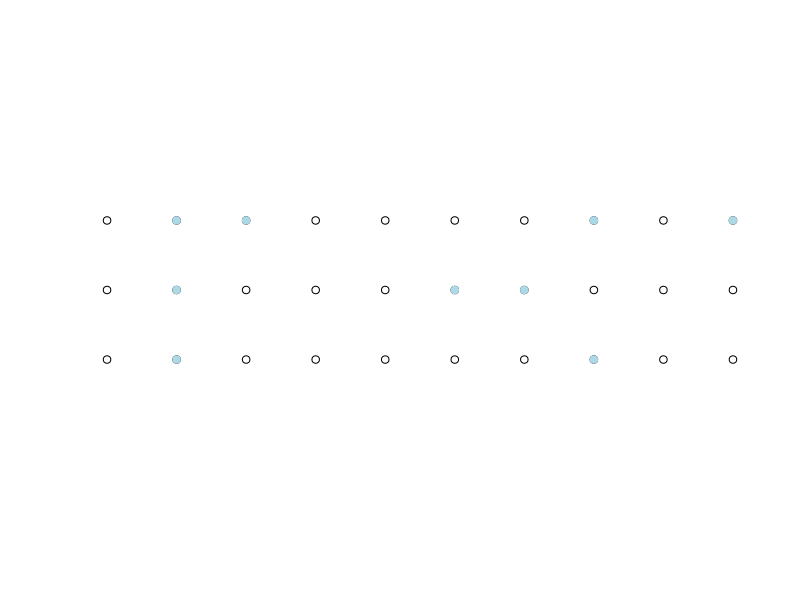

Source code (R): (Note: this script raises an error after producing the figure.)
## ---- chunk 1

norain <- cbind(rep(1:10,3), rep(1:3, each=10))  # start with a 10 x 3 grid of points
rainworlds <- norain[sample(1:nrow(norain), 9),]  # choose (sample) nine at random, using the sample() function in R
plot(norain, xlab="", ylab="", ylim = c(1,3), axes = FALSE, asp = 1) # plot the points
points(rainworlds, pch=19, col="lightblue") # color in the nine
## ---- chunk 2
include_graphics("images/YYHLTLScreenshot1.png")
## ---- chunk 3
include_url("https://flowingdata.com/projects/2015/life/")
## ---- chunk 4
include_app("https://flowingdata.com/projects/2015/life/")
## ---- chunk 5
bins <- c("0 to 9", "10 to 19", "20 to 29", "30 to 39", "40 to 49", "50 or more")
counts <- c(1,1,3,3,13,72)
kable(data.frame(bin=bins, counts=counts), booktabs=TRUE) %>%  kable_styling(bootstrap_options = "striped", full_width = F)
